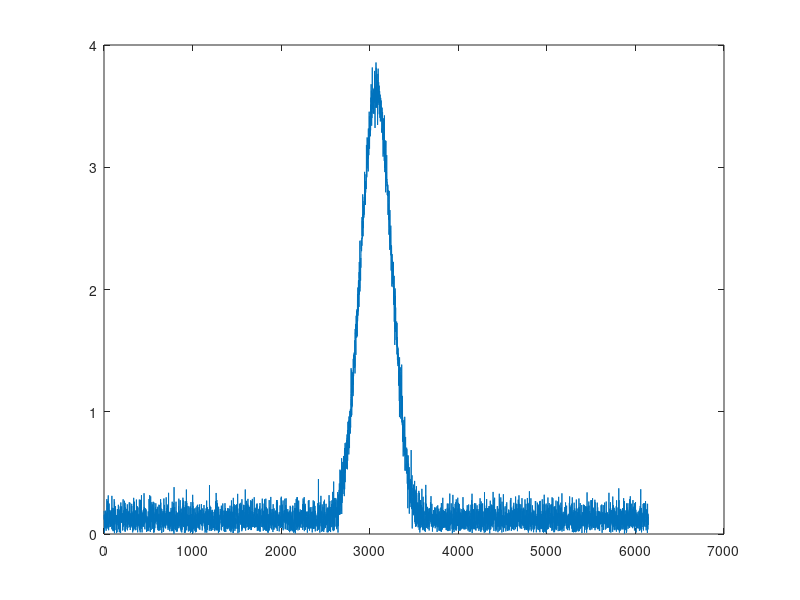
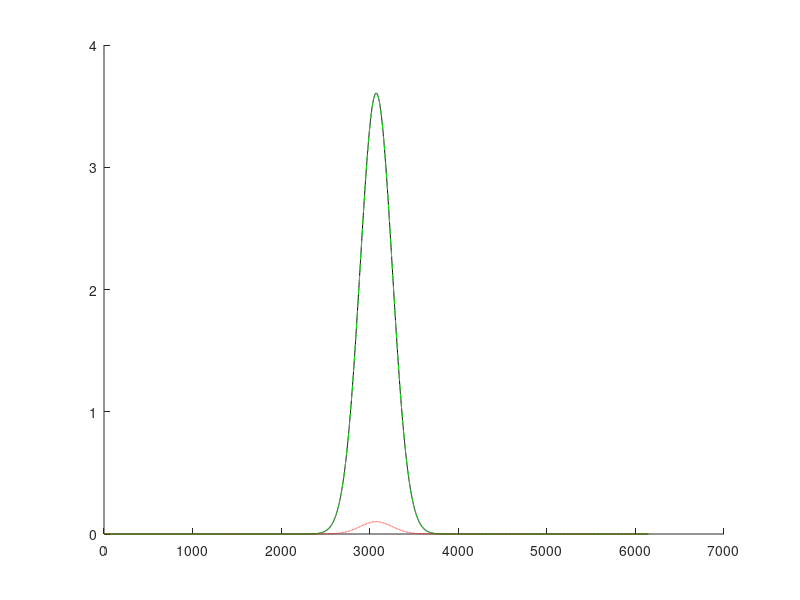

Write the MATLAB code that produced these figures, in order.
close all;
L = 256;
K = 12;
t = (-K*L:K*L)/L;
Lt = length(t);
C = 3 + 2i;
z = 1 + 1i;
M = exp(-z*t.^2);
x = C*M;
n =  randn(1, Lt) + 1i*randn(1, Lt);
y = x + 0.1*n;

C_LSE = dot(M, y)/dot(M, M);
LSE = C_LSE*M;

R = y(round(L/2))*M;

figure;
plot(abs(y));

figure;
hold on;
plot(abs(x), 'k');
plot(abs(R), 'r--');
plot(abs(LSE), 'g--');